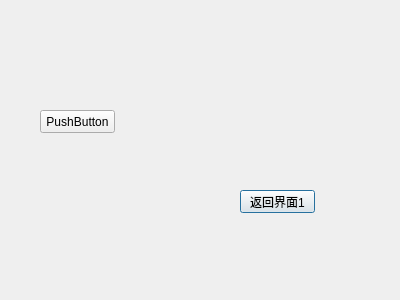
<?xml version="1.0" encoding="UTF-8"?>
<ui version="4.0">
 <class>Dialog2</class>
 <widget class="QDialog" name="Dialog2">
  <property name="geometry">
   <rect>
    <x>0</x>
    <y>0</y>
    <width>400</width>
    <height>300</height>
   </rect>
  </property>
  <property name="windowTitle">
   <string>Dialog</string>
  </property>
  <widget class="QPushButton" name="pushButton">
   <property name="geometry">
    <rect>
     <x>240</x>
     <y>190</y>
     <width>75</width>
     <height>23</height>
    </rect>
   </property>
   <property name="text">
    <string>返回界面1</string>
   </property>
  </widget>
  <widget class="QPushButton" name="pushButton_2">
   <property name="geometry">
    <rect>
     <x>40</x>
     <y>110</y>
     <width>75</width>
     <height>23</height>
    </rect>
   </property>
   <property name="text">
    <string>PushButton</string>
   </property>
  </widget>
 </widget>
 <resources/>
 <connections>
  <connection>
   <sender>pushButton</sender>
   <signal>clicked()</signal>
   <receiver>Dialog2</receiver>
   <slot>accept()</slot>
   <hints>
    <hint type="sourcelabel">
     <x>285</x>
     <y>211</y>
    </hint>
    <hint type="destinationlabel">
     <x>340</x>
     <y>241</y>
    </hint>
   </hints>
  </connection>
 </connections>
</ui>
